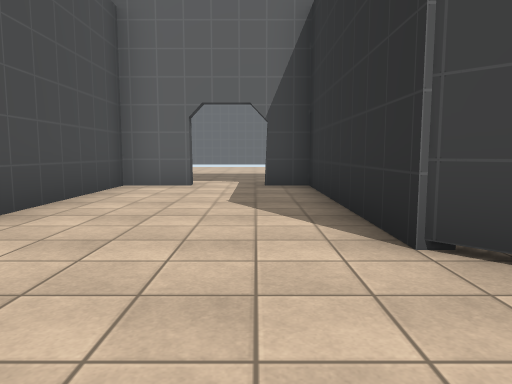
view 1 (above)

12 first-person views from a walk through a scene from a Unity 3-D project. The camera is 1.2 m above the floor, tilts 6° down and sees 70° across. Doors are open. The floor is counted in squares, 2 m on a side. Each view is taken from the middle of a square. On the plan, view 1 faces up. The plan holds only what a view shows up to about 10 squares ahead; the rest is blank. The place goes on beyond the plan. The player is left out. Some animated figures are left out. Some surface patterns are stand-ins.

view 2
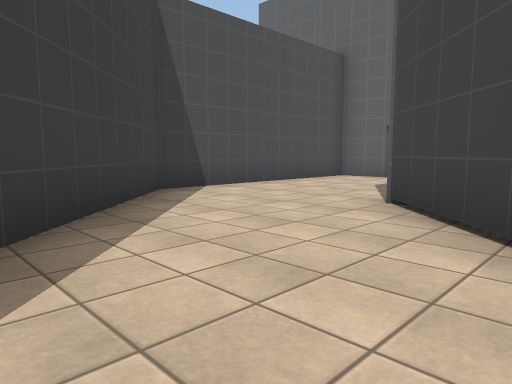

view 3
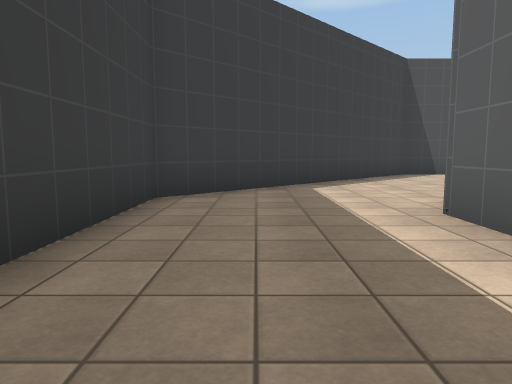

view 4
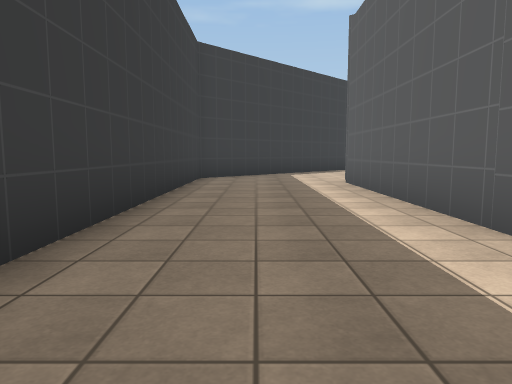

view 5
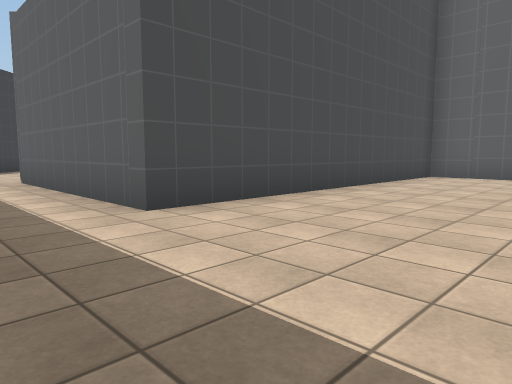

view 6
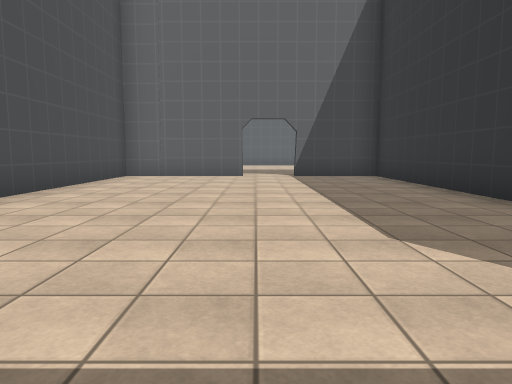

view 7
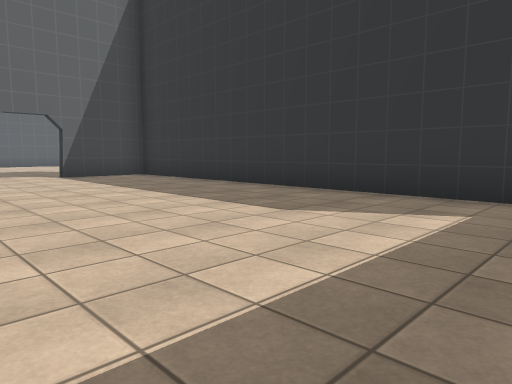

view 8
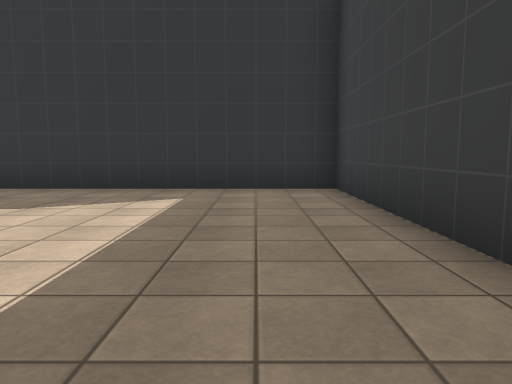

view 9
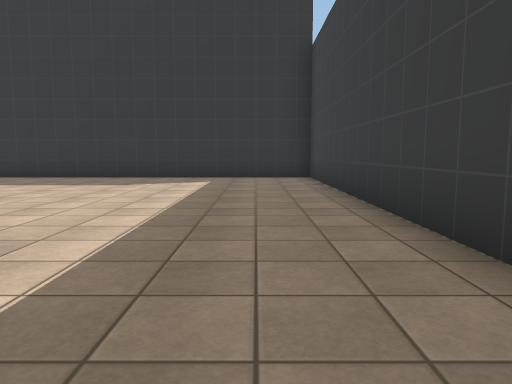

view 10
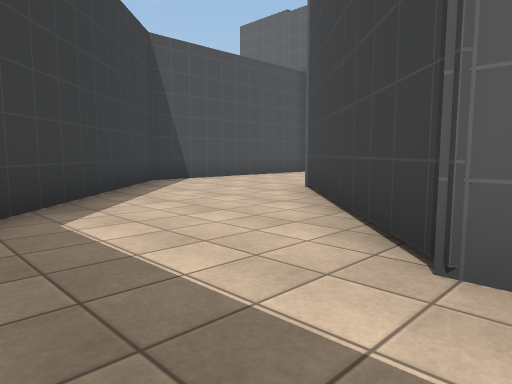

view 11
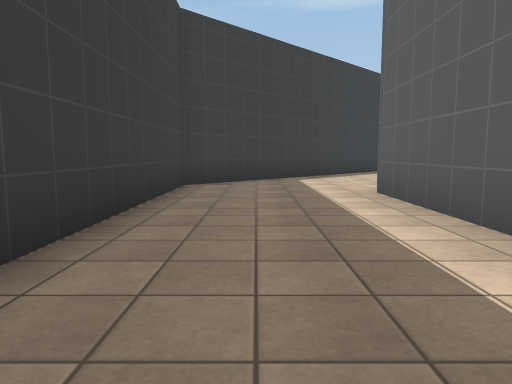

view 12
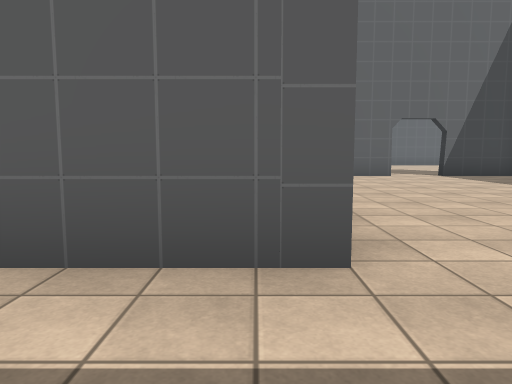

### Floor plan
Points are (right, up) in squares from view 1. A wall is a line through its corners. A room is listed if a view was taken in it or the views show most of it. See-through windows are left out.
Room 1 (views 1, 2, 3, 4, 5, 6, 7, 8, 9, 10, 11, 12)
walls: (12.8, 6.9) (9.5, 6.9) (9.5, -1.1) (4.4, -1.1) (1, 2.3) (1, 6.9) (0.1, 6.9); (-1.1, 6.9) (-2.5, 6.9) (-2.5, 1.2) (3.1, -4.4) (16.2, -4.4) (16.2, 6.9) (14, 6.9)
ways out: open door at (-0.5, 7); open door at (13.5, 7)

Positions as (right, up) in squares from view 1, and headings:
1: (0, 0), facing up
2: (3, -2), facing up-left
3: (8, -3), facing left
4: (12, -3), facing left
5: (13, -3), facing up-left
6: (13, -3), facing up
7: (11, -3), facing up-right
8: (10, -3), facing right
9: (7, -3), facing right
10: (5, -3), facing up-left
11: (10, -3), facing left
12: (9, -3), facing up
